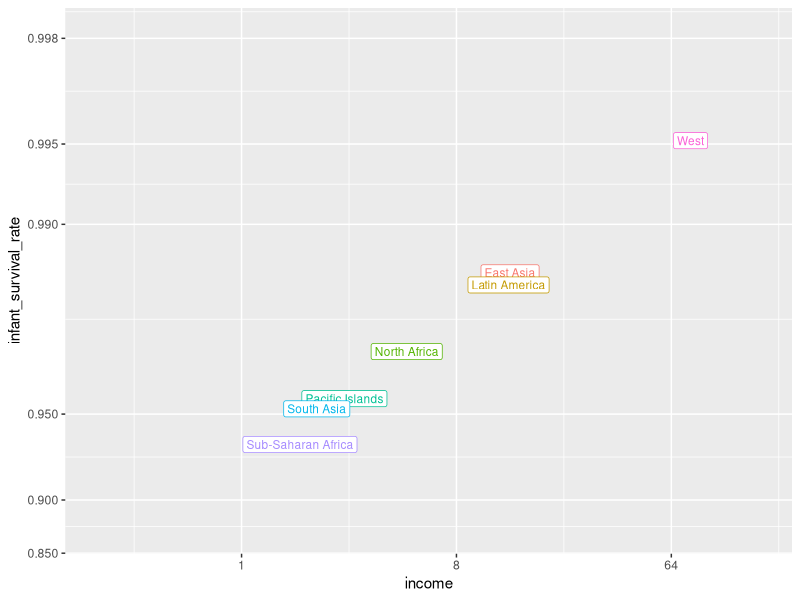

Reproduce this figure in R.
library(tidyverse)
library(dslabs)
data(gapminder)

west <- c("Northern America", "Northern Europe", "Western Europe", "Southern Europe", "Australia and New Zealand")

past_year <- 1970
present_year <- 2010

# add additional cases
gapminder <- gapminder %>%
  mutate(group = case_when(
    .$region %in% west ~ "West",
    .$region %in% "Northern Africa" ~ "North Africa",
    .$region %in% c("Eastern Asia", "South-Eastern Asia") ~ "East Asia",
    .$region %in% "Southern Asia" ~ "South Asia",
    .$region %in% c("Central America", "South America", "Caribbean") ~ "Latin America",
    .$continent == "Africa" & .$region != "Northern Africa" ~ "Sub-Saharan Africa",
    .$region %in% c("Melanesia", "Micronesia", "Polynesia") ~ "Pacific Islands"
  ))

# define a data frame with group average income and average infant survival rate
surv_income <- gapminder %>%
  filter(year %in% present_year & !is.na(gdp) & !is.na(infant_mortality) & !is.na(group)) %>%
  group_by(group) %>%
  summarize(income = sum(gdp)/sum(population)/365, infant_survival_rate = 1-sum(infant_mortality/1000*population)/sum(population))

surv_income %>% arrange(income)

# plot infant survival versus income, with transformed axes
surv_income %>% 
  ggplot(aes(income, infant_survival_rate, label = group, color = group)) +
  scale_x_continuous(trans = "log2", limit = c(0.25, 150)) +
  scale_y_continuous(trans = "logit", limit = c(0.875, .9981), breaks = c(.85, .90, .95, .99, .995, .998)) +
  geom_label(size = 3, show.legend = FALSE)


  
